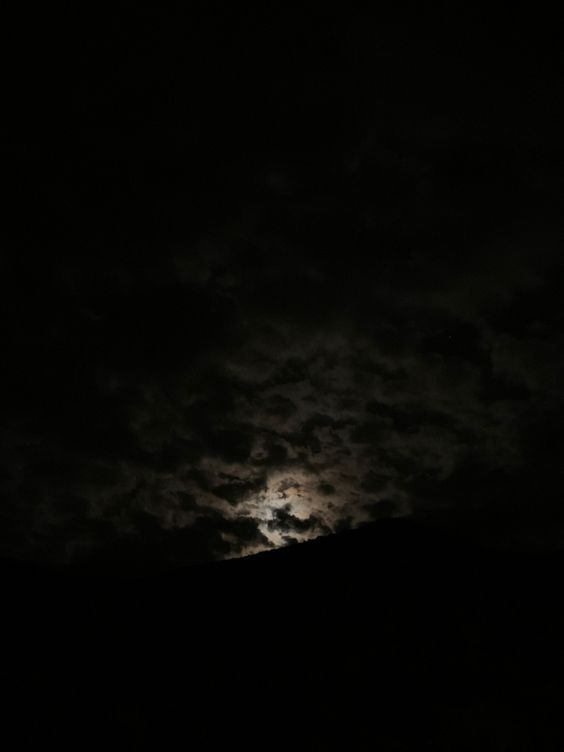
#> input picture unidade 02/filtro_homomorfico/img/ceu_escuro.jpg, 564 x 752 px, found by its file name
$ python homomorfic_filter.py   (older library calls are emulated)
#> lines starting #> are read from the running program, lines starting #| are printed output that depends on the picture
import cv2
import numpy as np

def deslocaDFT(image):
    cx = image.shape[1] // 2
    cy = image.shape[0] // 2
    image[:cy, :cx], image[cy:, cx:] = image[cy:, cx:].copy(), image[:cy, :cx].copy()
    image[cy:, :cx], image[:cy, cx:] = image[:cy, cx:].copy(), image[cy:, :cx].copy()

def on_trackbar():
    pass

def main():
    image = cv2.imread(r'unidade 02\filtro_homomorfico\img\ceu_escuro.jpg', cv2.IMREAD_GRAYSCALE)
#> image: shape (752, 564); min 0, max 177, mean 6.2

    # Calcula os tamanhos ótimos para o cálculo da DFT
    dft_M = cv2.getOptimalDFTSize(image.shape[0])
#> dft_M = 768
    dft_N = cv2.getOptimalDFTSize(image.shape[1])
#> dft_N = 576

    # Realiza o padding da imagem
    padded = cv2.copyMakeBorder(image, 0, dft_M - image.shape[0], 0, dft_N - image.shape[1], cv2.BORDER_CONSTANT, value=0)
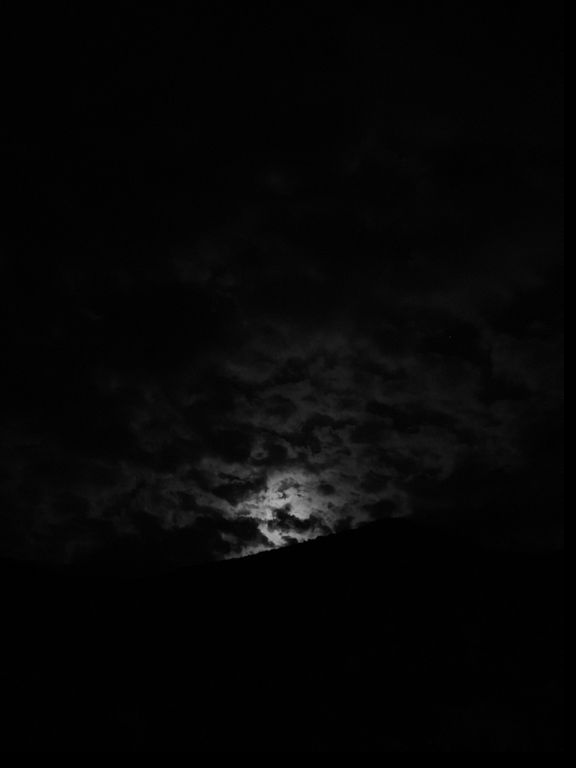
#> padded: shape (768, 576); min 0, max 177, mean 5.9

    # Cria a matriz temporária para o filtro
    tmp = np.zeros((dft_M, dft_N), dtype=np.float32)

    gammaH = 15.0
    gammaL = 1.0
    c = 1.0
    D0 = 20

    cv2.namedWindow('Filtro Homomórfico')

    cv2.createTrackbar('gammaH', 'Filtro Homomórfico', int(gammaH * 10), 100, on_trackbar)
    cv2.createTrackbar('gammaL', 'Filtro Homomórfico', int(gammaL * 10), 100, on_trackbar)
    cv2.createTrackbar('c', 'Filtro Homomórfico', int(c * 100), 100, on_trackbar)
    cv2.createTrackbar('D0', 'Filtro Homomórfico', D0, 100, on_trackbar)

    while True:
        # Atualiza os parâmetros do filtro homomórfico
        gammaH = cv2.getTrackbarPos('gammaH', 'Filtro Homomórfico') / 10.0
        gammaL = cv2.getTrackbarPos('gammaL', 'Filtro Homomórfico') / 10.0
        c = cv2.getTrackbarPos('c', 'Filtro Homomórfico') / 100.0
        D0 = cv2.getTrackbarPos('D0', 'Filtro Homomórfico')

        # Preenche a matriz temporária
        for i in range(dft_M):
            for j in range(dft_N):
                tmp[i, j] = (gammaH - gammaL) * (1.0 - np.exp(-1.0 * c * ((((i - dft_M // 2) ** 2) + ((j - dft_N // 2) ** 2)) / (D0 ** 2)))) + gammaL
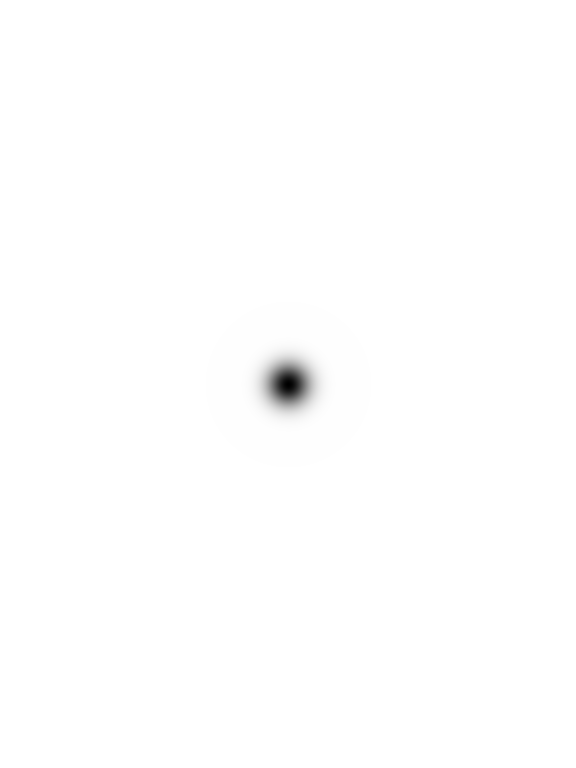
#> tmp: shape (768, 576) float32; min 1, max 15, mean 14.96; drawn with min black and max white

        # Calcula a DFT
        complexImage = cv2.dft(np.float32(padded), flags=cv2.DFT_COMPLEX_OUTPUT)

        # Realiza a troca de quadrantes
        deslocaDFT(complexImage)

        # Aplica o filtro frequencial
        filtered = cv2.mulSpectrums(complexImage, cv2.merge([tmp, tmp]), 0)

        # Troca novamente os quadrantes
        deslocaDFT(filtered)

        # Calcula a DFT inversa
        idft = cv2.idft(filtered, flags=cv2.DFT_SCALE | cv2.DFT_REAL_OUTPUT)
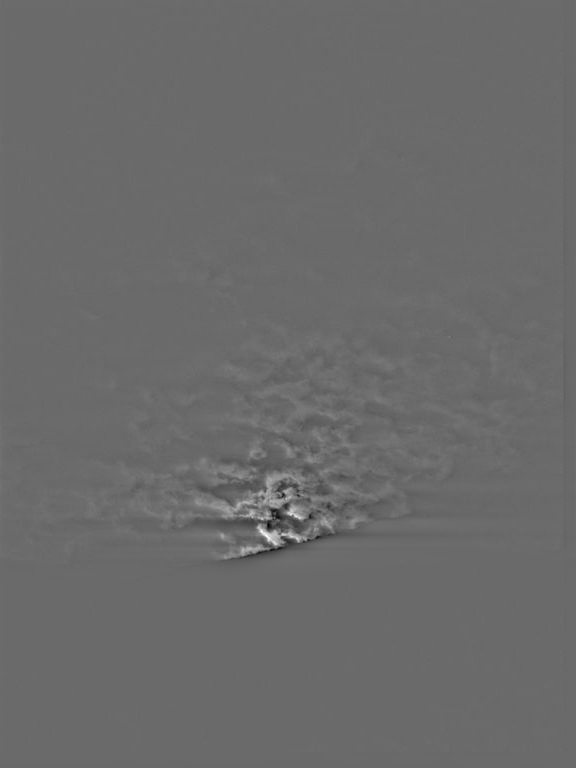
#> idft: shape (768, 576) float32; min -2032.7, max 2832, mean 5.9; drawn with min black and max white

        filtered_image = cv2.normalize(idft, None, alpha=0, beta=1, norm_type=cv2.NORM_MINMAX, dtype=cv2.CV_32F)

        cv2.imshow('Imagem original', image)
        cv2.imshow('Imagem filtrada', filtered_image)
        cv2.imshow("Filtro", tmp)

        # Verifica se a tecla 'Esc' foi pressionada
        key = cv2.waitKey(1) & 0xFF
#> (key Esc is pressed here)
        if key == 27:
            break

    cv2.destroyAllWindows()

if __name__ == '__main__':
    main()

$ run again, with unidade 02/filtro_homomorfico/img/local_escuro.jpg copied over unidade 02/filtro_homomorfico/img/ceu_escuro.jpg
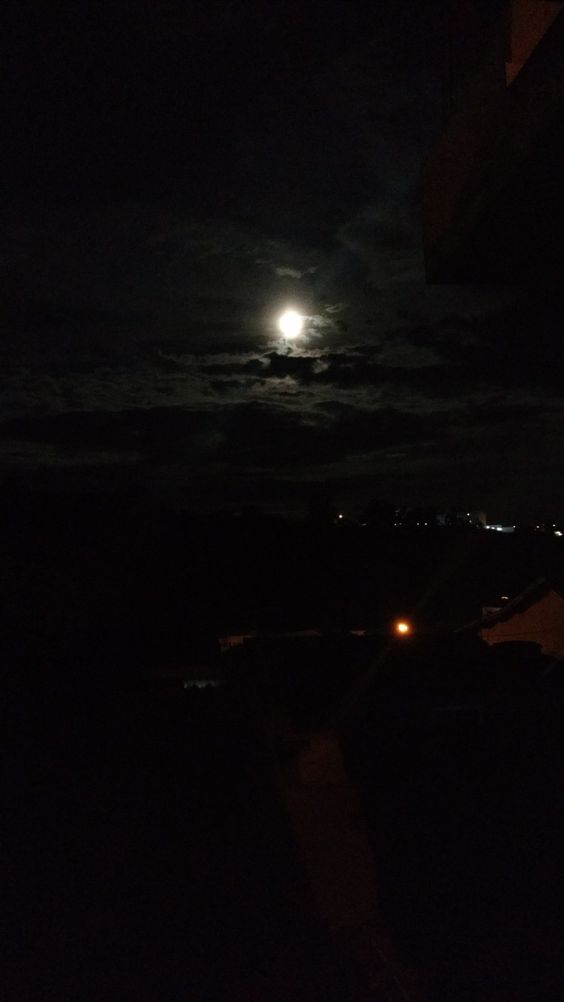
#> input picture unidade 02/filtro_homomorfico/img/local_escuro.jpg, 564 x 1002 px, found by its file name
#> in main, `idft = cv2.idft(filtered, flags=cv2.DFT_SCALE | cv2.DFT_REAL_OUTPUT)`:
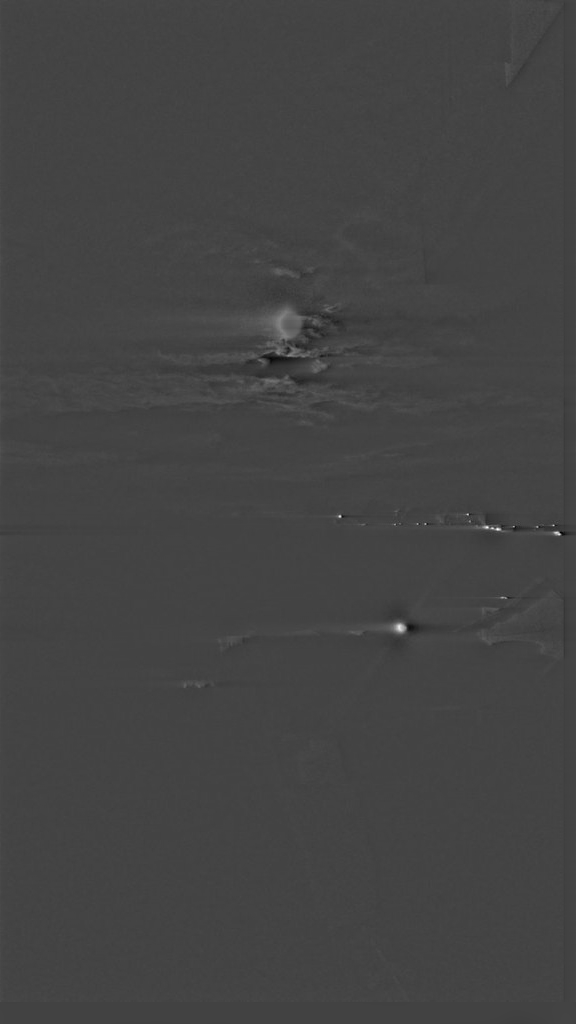
#> idft: shape (1024, 576) float32; min -1906.5, max 5261.7, mean 8.6; drawn with min black and max white

$ run again, with unidade 02/filtro_homomorfico/img/sala_escura.jpg copied over unidade 02/filtro_homomorfico/img/ceu_escuro.jpg
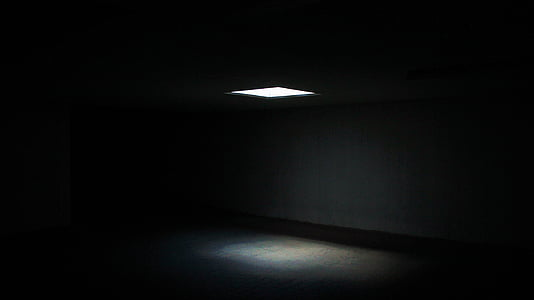
#> input picture unidade 02/filtro_homomorfico/img/sala_escura.jpg, 534 x 300 px, found by its file name
#> after the loop in main, `for i in range(dft_M):`:
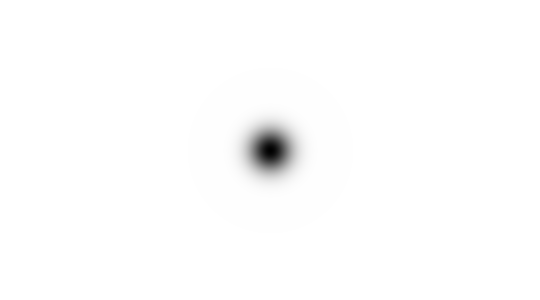
#> tmp: shape (300, 540) float32; min 1, max 15, mean 14.89; drawn with min black and max white
#> in main, `idft = cv2.idft(filtered, flags=cv2.DFT_SCALE | cv2.DFT_REAL_OUTPUT)`:
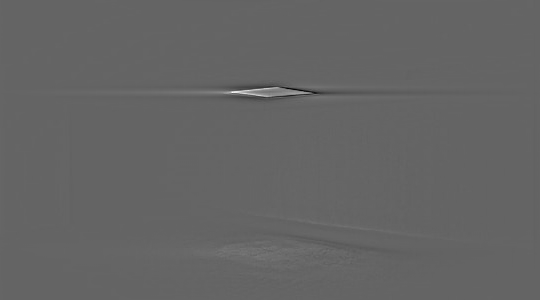
#> idft: shape (300, 540) float32; min -3541.7, max 5421.3, mean 10.2; drawn with min black and max white
